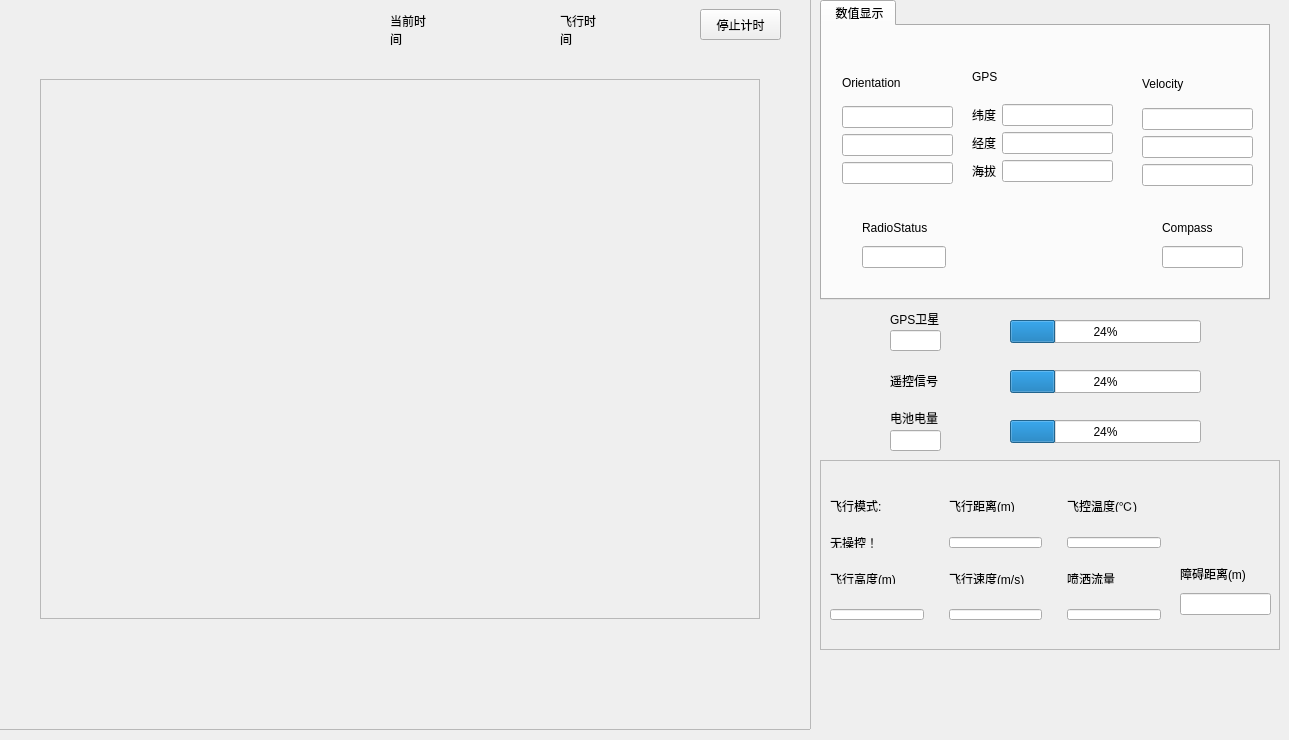
    <widget class="QWidget" name="tab">
     <attribute name="title">
      <string>飞行状态</string>
     </attribute>
     <widget class="QLabel" name="label_Tips">
      <property name="geometry">
       <rect>
        <x>510</x>
        <y>0</y>
        <width>551</width>
        <height>21</height>
       </rect>
      </property>
      <property name="text">
       <string/>
      </property>
     </widget>
     <widget class="QFrame" name="frame_Video">
      <property name="geometry">
       <rect>
        <x>-10</x>
        <y>-1</y>
        <width>821</width>
        <height>731</height>
       </rect>
      </property>
      <property name="minimumSize">
       <size>
        <width>800</width>
        <height>720</height>
       </size>
      </property>
      <property name="frameShape">
       <enum>QFrame::StyledPanel</enum>
      </property>
      <property name="frameShadow">
       <enum>QFrame::Raised</enum>
      </property>
      <widget class="QLabel" name="label_23">
       <property name="geometry">
        <rect>
         <x>400</x>
         <y>10</y>
         <width>41</width>
         <height>41</height>
        </rect>
       </property>
       <property name="autoFillBackground">
        <bool>false</bool>
       </property>
       <property name="text">
        <string>当前时间</string>
       </property>
       <property name="wordWrap">
        <bool>true</bool>
       </property>
      </widget>
      <widget class="QLabel" name="label_System_Time">
       <property name="geometry">
        <rect>
         <x>450</x>
         <y>20</y>
         <width>91</width>
         <height>21</height>
        </rect>
       </property>
       <property name="text">
        <string/>
       </property>
      </widget>
      <widget class="QLabel" name="label_24">
       <property name="geometry">
        <rect>
         <x>570</x>
         <y>10</y>
         <width>41</width>
         <height>41</height>
        </rect>
       </property>
       <property name="text">
        <string>飞行时间</string>
       </property>
       <property name="wordWrap">
        <bool>true</bool>
       </property>
      </widget>
      <widget class="QLabel" name="label_Flying_Time">
       <property name="geometry">
        <rect>
         <x>630</x>
         <y>20</y>
         <width>71</width>
         <height>21</height>
        </rect>
       </property>
       <property name="text">
        <string/>
       </property>
      </widget>
      <widget class="QPushButton" name="pushButton_Reset_FlyingTime">
       <property name="geometry">
        <rect>
         <x>710</x>
         <y>10</y>
         <width>81</width>
         <height>31</height>
        </rect>
       </property>
       <property name="cursor">
        <cursorShape>PointingHandCursor</cursorShape>
       </property>
       <property name="text">
        <string>停止计时</string>
       </property>
      </widget>
      <widget class="QFrame" name="frame_Fly_Position">
       <property name="geometry">
        <rect>
         <x>50</x>
         <y>80</y>
         <width>720</width>
         <height>540</height>
        </rect>
       </property>
       <property name="minimumSize">
        <size>
         <width>720</width>
         <height>540</height>
        </size>
       </property>
       <property name="maximumSize">
        <size>
         <width>720</width>
         <height>540</height>
        </size>
       </property>
       <property name="frameShape">
        <enum>QFrame::StyledPanel</enum>
       </property>
       <property name="frameShadow">
        <enum>QFrame::Raised</enum>
       </property>
      </widget>
     </widget>
     <widget class="QFrame" name="frame_KeyData">
      <property name="geometry">
       <rect>
        <x>820</x>
        <y>460</y>
        <width>460</width>
        <height>190</height>
       </rect>
      </property>
      <property name="minimumSize">
       <size>
        <width>460</width>
        <height>190</height>
       </size>
      </property>
      <property name="maximumSize">
       <size>
        <width>460</width>
        <height>190</height>
       </size>
      </property>
      <property name="frameShape">
       <enum>QFrame::StyledPanel</enum>
      </property>
      <property name="frameShadow">
       <enum>QFrame::Raised</enum>
      </property>
      <widget class="QWidget" name="layoutWidget">
       <property name="geometry">
        <rect>
         <x>10</x>
         <y>40</y>
         <width>331</width>
         <height>120</height>
        </rect>
       </property>
       <layout class="QHBoxLayout" name="horizontalLayout_2">
        <property name="spacing">
         <number>25</number>
        </property>
        <item>
         <layout class="QVBoxLayout" name="verticalLayout_23">
          <item>
           <layout class="QVBoxLayout" name="verticalLayout_2">
            <item>
             <widget class="QLabel" name="label">
              <property name="text">
               <string>飞行模式:</string>
              </property>
             </widget>
            </item>
            <item>
             <widget class="QLabel" name="label_Mode">
              <property name="palette">
               <palette>
                <active>
                 <colorrole role="WindowText">
                  <brush brushstyle="SolidPattern">
                   <color alpha="255">
                    <red>0</red>
                    <green>0</green>
                    <blue>0</blue>
                   </color>
                  </brush>
                 </colorrole>
                 <colorrole role="Button">
                  <brush brushstyle="SolidPattern">
                   <color alpha="255">
                    <red>242</red>
                    <green>240</green>
                    <blue>240</blue>
                   </color>
                  </brush>
                 </colorrole>
                 <colorrole role="Light">
                  <brush brushstyle="SolidPattern">
                   <color alpha="255">
                    <red>255</red>
                    <green>255</green>
                    <blue>255</blue>
                   </color>
                  </brush>
                 </colorrole>
                 <colorrole role="Midlight">
                  <brush brushstyle="SolidPattern">
                   <color alpha="255">
                    <red>248</red>
                    <green>247</green>
                    <blue>247</blue>
                   </color>
                  </brush>
                 </colorrole>
                 <colorrole role="Dark">
                  <brush brushstyle="SolidPattern">
                   <color alpha="255">
                    <red>121</red>
                    <green>120</green>
                    <blue>120</blue>
                   </color>
                  </brush>
                 </colorrole>
                 <colorrole role="Mid">
                  <brush brushstyle="SolidPattern">
                   <color alpha="255">
                    <red>161</red>
                    <green>160</green>
                    <blue>160</blue>
                   </color>
                  </brush>
                 </colorrole>
                 <colorrole role="Text">
                  <brush brushstyle="SolidPattern">
                   <color alpha="255">
                    <red>0</red>
                    <green>0</green>
                    <blue>0</blue>
                   </color>
                  </brush>
                 </colorrole>
                 <colorrole role="BrightText">
                  <brush brushstyle="SolidPattern">
                   <color alpha="255">
                    <red>255</red>
                    <green>255</green>
                    <blue>255</blue>
                   </color>
                  </brush>
                 </colorrole>
                 <colorrole role="ButtonText">
                  <brush brushstyle="SolidPattern">
                   <color alpha="255">
                    <red>0</red>
                    <green>0</green>
                    <blue>0</blue>
                   </color>
                  </brush>
                 </colorrole>
                 <colorrole role="Base">
                  <brush brushstyle="SolidPattern">
                   <color alpha="255">
                    <red>255</red>
                    <green>255</green>
                    <blue>255</blue>
                   </color>
                  </brush>
                 </colorrole>
                 <colorrole role="Window">
                  <brush brushstyle="SolidPattern">
                   <color alpha="255">
                    <red>242</red>
                    <green>240</green>
                    <blue>240</blue>
                   </color>
                  </brush>
                 </colorrole>
                 <colorrole role="Shadow">
                  <brush brushstyle="SolidPattern">
                   <color alpha="255">
                    <red>0</red>
                    <green>0</green>
                    <blue>0</blue>
                   </color>
                  </brush>
                 </colorrole>
                 <colorrole role="AlternateBase">
                  <brush brushstyle="SolidPattern">
                   <color alpha="255">
                    <red>248</red>
                    <green>247</green>
                    <blue>247</blue>
                   </color>
                  </brush>
                 </colorrole>
                 <colorrole role="ToolTipBase">
                  <brush brushstyle="SolidPattern">
                   <color alpha="255">
                    <red>255</red>
                    <green>255</green>
                    <blue>220</blue>
                   </color>
                  </brush>
                 </colorrole>
                 <colorrole role="ToolTipText">
                  <brush brushstyle="SolidPattern">
                   <color alpha="255">
                    <red>0</red>
                    <green>0</green>
                    <blue>0</blue>
                   </color>
                  </brush>
                 </colorrole>
                </active>
                <inactive>
                 <colorrole role="WindowText">
                  <brush brushstyle="SolidPattern">
                   <color alpha="255">
                    <red>0</red>
                    <green>0</green>
                    <blue>0</blue>
                   </color>
                  </brush>
                 </colorrole>
                 <colorrole role="Button">
                  <brush brushstyle="SolidPattern">
                   <color alpha="255">
                    <red>242</red>
                    <green>240</green>
                    <blue>240</blue>
                   </color>
                  </brush>
                 </colorrole>
                 <colorrole role="Light">
                  <brush brushstyle="SolidPattern">
                   <color alpha="255">
                    <red>255</red>
                    <green>255</green>
                    <blue>255</blue>
                   </color>
                  </brush>
                 </colorrole>
                 <colorrole role="Midlight">
                  <brush brushstyle="SolidPattern">
                   <color alpha="255">
                    <red>248</red>
                    <green>247</green>
                    <blue>247</blue>
                   </color>
                  </brush>
                 </colorrole>
                 <colorrole role="Dark">
                  <brush brushstyle="SolidPattern">
                   <color alpha="255">
                    <red>121</red>
                    <green>120</green>
                    <blue>120</blue>
                   </color>
                  </brush>
                 </colorrole>
                 <colorrole role="Mid">
                  <brush brushstyle="SolidPattern">
                   <color alpha="255">
                    <red>161</red>
                    <green>160</green>
                    <blue>160</blue>
                   </color>
                  </brush>
                 </colorrole>
                 <colorrole role="Text">
                  <brush brushstyle="SolidPattern">
                   <color alpha="255">
                    <red>0</red>
                    <green>0</green>
                    <blue>0</blue>
                   </color>
                  </brush>
                 </colorrole>
                 <colorrole role="BrightText">
                  <brush brushstyle="SolidPattern">
                   <color alpha="255">
                    <red>255</red>
                    <green>255</green>
                    <blue>255</blue>
                   </color>
                  </brush>
                 </colorrole>
                 <colorrole role="ButtonText">
                  <brush brushstyle="SolidPattern">
                   <color alpha="255">
                    <red>0</red>
                    <green>0</green>
                    <blue>0</blue>
                   </color>
                  </brush>
                 </colorrole>
                 <colorrole role="Base">
                  <brush brushstyle="SolidPattern">
                   <color alpha="255">
                    <red>255</red>
                    <green>255</green>
                    <blue>255</blue>
                   </color>
                  </brush>
                 </colorrole>
                 <colorrole role="Window">
                  <brush brushstyle="SolidPattern">
                   <color alpha="255">
                    <red>242</red>
                    <green>240</green>
                    <blue>240</blue>
                   </color>
                  </brush>
                 </colorrole>
                 <colorrole role="Shadow">
                  <brush brushstyle="SolidPattern">
                   <color alpha="255">
                    <red>0</red>
                    <green>0</green>
                    <blue>0</blue>
                   </color>
                  </brush>
                 </colorrole>
                 <colorrole role="AlternateBase">
                  <brush brushstyle="SolidPattern">
                   <color alpha="255">
                    <red>248</red>
                    <green>247</green>
                    <blue>247</blue>
                   </color>
                  </brush>
                 </colorrole>
                 <colorrole role="ToolTipBase">
                  <brush brushstyle="SolidPattern">
                   <color alpha="255">
                    <red>255</red>
                    <green>255</green>
                    <blue>220</blue>
                   </color>
                  </brush>
                 </colorrole>
                 <colorrole role="ToolTipText">
                  <brush brushstyle="SolidPattern">
                   <color alpha="255">
                    <red>0</red>
                    <green>0</green>
                    <blue>0</blue>
                   </color>
                  </brush>
                 </colorrole>
                </inactive>
                <disabled>
                 <colorrole role="WindowText">
                  <brush brushstyle="SolidPattern">
                   <color alpha="255">
                    <red>121</red>
                    <green>120</green>
                    <blue>120</blue>
                   </color>
                  </brush>
                 </colorrole>
                 <colorrole role="Button">
                  <brush brushstyle="SolidPattern">
                   <color alpha="255">
                    <red>242</red>
                    <green>240</green>
                    <blue>240</blue>
                   </color>
                  </brush>
                 </colorrole>
                 <colorrole role="Light">
                  <brush brushstyle="SolidPattern">
                   <color alpha="255">
                    <red>255</red>
                    <green>255</green>
                    <blue>255</blue>
                   </color>
                  </brush>
                 </colorrole>
                 <colorrole role="Midlight">
                  <brush brushstyle="SolidPattern">
                   <color alpha="255">
                    <red>248</red>
                    <green>247</green>
                    <blue>247</blue>
                   </color>
                  </brush>
                 </colorrole>
                 <colorrole role="Dark">
                  <brush brushstyle="SolidPattern">
                   <color alpha="255">
                    <red>121</red>
                    <green>120</green>
                    <blue>120</blue>
                   </color>
                  </brush>
                 </colorrole>
                 <colorrole role="Mid">
                  <brush brushstyle="SolidPattern">
                   <color alpha="255">
                    <red>161</red>
                    <green>160</green>
                    <blue>160</blue>
                   </color>
                  </brush>
                 </colorrole>
                 <colorrole role="Text">
                  <brush brushstyle="SolidPattern">
                   <color alpha="255">
                    <red>121</red>
                    <green>120</green>
                    <blue>120</blue>
                   </color>
                  </brush>
                 </colorrole>
                 <colorrole role="BrightText">
                  <brush brushstyle="SolidPattern">
                   <color alpha="255">
                    <red>255</red>
                    <green>255</green>
                    <blue>255</blue>
                   </color>
                  </brush>
                 </colorrole>
                 <colorrole role="ButtonText">
                  <brush brushstyle="SolidPattern">
                   <color alpha="255">
                    <red>121</red>
                    <green>120</green>
                    <blue>120</blue>
                   </color>
                  </brush>
                 </colorrole>
                 <colorrole role="Base">
                  <brush brushstyle="SolidPattern">
                   <color alpha="255">
                    <red>242</red>
                    <green>240</green>
                    <blue>240</blue>
                   </color>
                  </brush>
                 </colorrole>
                 <colorrole role="Window">
                  <brush brushstyle="SolidPattern">
                   <color alpha="255">
                    <red>242</red>
                    <green>240</green>
                    <blue>240</blue>
                   </color>
                  </brush>
                 </colorrole>
                 <colorrole role="Shadow">
                  <brush brushstyle="SolidPattern">
                   <color alpha="255">
                    <red>0</red>
                    <green>0</green>
                    <blue>0</blue>
                   </color>
                  </brush>
                 </colorrole>
                 <colorrole role="AlternateBase">
                  <brush brushstyle="SolidPattern">
                   <color alpha="255">
                    <red>242</red>
                    <green>240</green>
                    <blue>240</blue>
                   </color>
                  </brush>
                 </colorrole>
                 <colorrole role="ToolTipBase">
                  <brush brushstyle="SolidPattern">
                   <color alpha="255">
                    <red>255</red>
                    <green>255</green>
                    <blue>220</blue>
                   </color>
                  </brush>
                 </colorrole>
                 <colorrole role="ToolTipText">
                  <brush brushstyle="SolidPattern">
                   <color alpha="255">
                    <red>0</red>
                    <green>0</green>
                    <blue>0</blue>
                   </color>
                  </brush>
                 </colorrole>
                </disabled>
               </palette>
              </property>
              <property name="text">
               <string>无操控！</string>
              </property>
             </widget>
            </item>
           </layout>
          </item>
          <item>
           <layout class="QVBoxLayout" name="verticalLayout_6">
            <item>
             <widget class="QLabel" name="label_6">
              <property name="text">
               <string>飞行高度(m)</string>
              </property>
             </widget>
            </item>
            <item>
             <widget class="QLineEdit" name="lineEdit_Rel_Alt">
              <property name="readOnly">
               <bool>true</bool>
              </property>
             </widget>
            </item>
           </layout>
          </item>
         </layout>
        </item>
        <item>
         <layout class="QVBoxLayout" name="verticalLayout_12">
          <item>
           <layout class="QVBoxLayout" name="verticalLayout_11">
            <item>
             <widget class="QLabel" name="label_28">
              <property name="text">
               <string>飞行距离(m)</string>
              </property>
             </widget>
            </item>
            <item>
             <widget class="QLineEdit" name="lineEdit_Total_Distance">
              <property name="readOnly">
               <bool>true</bool>
              </property>
             </widget>
            </item>
           </layout>
          </item>
          <item>
           <layout class="QVBoxLayout" name="verticalLayout_8">
            <item>
             <widget class="QLabel" name="label_18">
              <property name="text">
               <string>飞行速度(m/s)</string>
              </property>
             </widget>
            </item>
            <item>
             <widget class="QLineEdit" name="lineEdit_Velocity">
              <property name="readOnly">
               <bool>true</bool>
              </property>
             </widget>
            </item>
           </layout>
          </item>
         </layout>
        </item>
        <item>
         <layout class="QVBoxLayout" name="verticalLayout_16">
          <item>
           <layout class="QVBoxLayout" name="verticalLayout">
            <item>
             <widget class="QLabel" name="label_20">
              <property name="text">
               <string>飞控温度(℃)</string>
              </property>
             </widget>
            </item>
            <item>
             <widget class="QLineEdit" name="lineEdit_Temperature">
              <property name="readOnly">
               <bool>true</bool>
              </property>
             </widget>
            </item>
           </layout>
          </item>
          <item>
           <layout class="QVBoxLayout" name="verticalLayout_14">
            <item>
             <widget class="QLabel" name="label_37">
              <property name="text">
               <string>喷洒流量</string>
              </property>
             </widget>
            </item>
            <item>
             <widget class="QLineEdit" name="lineEdit_Spray_Speed">
              <property name="readOnly">
               <bool>true</bool>
              </property>
             </widget>
            </item>
           </layout>
          </item>
         </layout>
        </item>
       </layout>
      </widget>
      <widget class="QWidget" name="layoutWidget">
       <property name="geometry">
        <rect>
         <x>360</x>
         <y>100</y>
         <width>91</width>
         <height>55</height>
        </rect>
       </property>
       <layout class="QVBoxLayout" name="verticalLayout_19">
        <item>
         <widget class="QLabel" name="label_49">
          <property name="text">
           <string>障碍距离(m)</string>
          </property>
         </widget>
        </item>
        <item>
         <widget class="QLineEdit" name="lineEdit_Obstacle_Distance">
          <property name="readOnly">
           <bool>true</bool>
          </property>
         </widget>
        </item>
       </layout>
      </widget>
     </widget>
     <widget class="QLabel" name="label_8">
      <property name="geometry">
       <rect>
        <x>890</x>
        <y>360</y>
        <width>61</width>
        <height>41</height>
       </rect>
      </property>
      <property name="text">
       <string>遥控信号</string>
      </property>
      <property name="wordWrap">
       <bool>true</bool>
      </property>
     </widget>
     <widget class="QLabel" name="label_14">
      <property name="geometry">
       <rect>
        <x>890</x>
        <y>310</y>
        <width>61</width>
        <height>17</height>
       </rect>
      </property>
      <property name="text">
       <string>GPS卫星</string>
      </property>
     </widget>
     <widget class="QLabel" name="label_10">
      <property name="geometry">
       <rect>
        <x>890</x>
        <y>410</y>
        <width>67</width>
        <height>16</height>
       </rect>
      </property>
      <property name="text">
       <string>电池电量</string>
      </property>
     </widget>
     <widget class="QLineEdit" name="lineEdit_GPS_Satellites">
      <property name="geometry">
       <rect>
        <x>890</x>
        <y>330</y>
        <width>51</width>
        <height>21</height>
       </rect>
      </property>
      <property name="readOnly">
       <bool>true</bool>
      </property>
     </widget>
     <widget class="QTabWidget" name="tabWidget_PaintArea">
      <property name="geometry">
       <rect>
        <x>820</x>
        <y>0</y>
        <width>450</width>
        <height>300</height>
       </rect>
      </property>
      <property name="minimumSize">
       <size>
        <width>450</width>
        <height>300</height>
       </size>
      </property>
      <property name="maximumSize">
       <size>
        <width>450</width>
        <height>300</height>
       </size>
      </property>
      <property name="currentIndex">
       <number>0</number>
      </property>
      <widget class="QWidget" name="tab_3">
       <attribute name="title">
        <string> 数值显示</string>
       </attribute>
       <widget class="QWidget" name="layoutWidget">
        <property name="geometry">
         <rect>
          <x>320</x>
          <y>40</y>
          <width>111</width>
          <height>120</height>
         </rect>
        </property>
        <layout class="QVBoxLayout" name="verticalLayout_17">
         <item>
          <widget class="QLabel" name="label_4">
           <property name="text">
            <string>Velocity</string>
           </property>
          </widget>
         </item>
         <item>
          <layout class="QVBoxLayout" name="verticalLayout_4">
           <item>
            <widget class="QLineEdit" name="lineEdit_Velocity_X">
             <property name="readOnly">
              <bool>true</bool>
             </property>
            </widget>
           </item>
           <item>
            <widget class="QLineEdit" name="lineEdit_Velocity_Y">
             <property name="readOnly">
              <bool>true</bool>
             </property>
            </widget>
           </item>
           <item>
            <widget class="QLineEdit" name="lineEdit_Velocity_Z">
             <property name="readOnly">
              <bool>true</bool>
             </property>
            </widget>
           </item>
          </layout>
         </item>
        </layout>
       </widget>
       <widget class="QWidget" name="layoutWidget_2">
        <property name="geometry">
         <rect>
          <x>40</x>
          <y>190</y>
          <width>84</width>
          <height>52</height>
         </rect>
        </property>
        <layout class="QVBoxLayout" name="verticalLayout_7">
         <item>
          <widget class="QLabel" name="label_5">
           <property name="text">
            <string>RadioStatus</string>
           </property>
          </widget>
         </item>
         <item>
          <widget class="QLineEdit" name="lineEdit_Radio">
           <property name="readOnly">
            <bool>true</bool>
           </property>
          </widget>
         </item>
        </layout>
       </widget>
       <widget class="QWidget" name="layoutWidget_3">
        <property name="geometry">
         <rect>
          <x>340</x>
          <y>190</y>
          <width>81</width>
          <height>52</height>
         </rect>
        </property>
        <layout class="QVBoxLayout" name="verticalLayout_5">
         <item>
          <widget class="QLabel" name="label_3">
           <property name="text">
            <string>Compass</string>
           </property>
          </widget>
         </item>
         <item>
          <widget class="QLineEdit" name="lineEdit_Compass">
           <property name="readOnly">
            <bool>true</bool>
           </property>
          </widget>
         </item>
        </layout>
       </widget>
       <widget class="QWidget" name="layoutWidget_4">
        <property name="geometry">
         <rect>
          <x>20</x>
          <y>40</y>
          <width>111</width>
          <height>118</height>
         </rect>
        </property>
        <layout class="QVBoxLayout" name="verticalLayout_18">
         <item>
          <widget class="QLabel" name="label_12">
           <property name="text">
            <string>Orientation</string>
           </property>
          </widget>
         </item>
         <item>
          <widget class="QLineEdit" name="lineEdit_Orientation_Pitchd">
           <property name="readOnly">
            <bool>true</bool>
           </property>
          </widget>
         </item>
         <item>
          <widget class="QLineEdit" name="lineEdit_Orientation_Rolld">
           <property name="readOnly">
            <bool>true</bool>
           </property>
          </widget>
         </item>
         <item>
          <widget class="QLineEdit" name="lineEdit_Orientation_Yawd">
           <property name="readOnly">
            <bool>true</bool>
           </property>
          </widget>
         </item>
        </layout>
       </widget>
       <widget class="QWidget" name="layoutWidget_5">
        <property name="geometry">
         <rect>
          <x>150</x>
          <y>30</y>
          <width>141</width>
          <height>126</height>
         </rect>
        </property>
        <layout class="QVBoxLayout" name="verticalLayout_3">
         <item>
          <widget class="QLabel" name="label_2">
           <property name="text">
            <string>GPS</string>
           </property>
          </widget>
         </item>
         <item>
          <layout class="QHBoxLayout" name="horizontalLayout">
           <item>
            <widget class="QLabel" name="label_15">
             <property name="text">
              <string>纬度</string>
             </property>
            </widget>
           </item>
           <item>
            <widget class="QLineEdit" name="lineEdit_GPS_X">
             <property name="readOnly">
              <bool>true</bool>
             </property>
            </widget>
           </item>
          </layout>
         </item>
         <item>
          <layout class="QHBoxLayout" name="horizontalLayout_5">
           <item>
            <widget class="QLabel" name="label_9">
             <property name="text">
              <string>经度</string>
             </property>
            </widget>
           </item>
           <item>
            <widget class="QLineEdit" name="lineEdit_GPS_Y">
             <property name="readOnly">
              <bool>true</bool>
             </property>
            </widget>
           </item>
          </layout>
         </item>
         <item>
          <layout class="QHBoxLayout" name="horizontalLayout_6">
           <item>
            <widget class="QLabel" name="label_16">
             <property name="text">
              <string>海拔</string>
             </property>
            </widget>
           </item>
           <item>
            <widget class="QLineEdit" name="lineEdit_GPS_Z">
             <property name="readOnly">
              <bool>true</bool>
             </property>
            </widget>
           </item>
          </layout>
         </item>
        </layout>
       </widget>
      </widget>
     </widget>
     <widget class="QLineEdit" name="lineEdit_Battery">
      <property name="geometry">
       <rect>
        <x>890</x>
        <y>430</y>
        <width>51</width>
        <height>21</height>
       </rect>
      </property>
      <property name="readOnly">
       <bool>true</bool>
      </property>
     </widget>
     <widget class="QProgressBar" name="progressBar_GPS">
      <property name="geometry">
       <rect>
        <x>1010</x>
        <y>320</y>
        <width>191</width>
        <height>23</height>
       </rect>
      </property>
      <property name="value">
       <number>24</number>
      </property>
     </widget>
     <widget class="QProgressBar" name="progressBar_RC">
      <property name="geometry">
       <rect>
        <x>1010</x>
        <y>370</y>
        <width>191</width>
        <height>23</height>
       </rect>
      </property>
      <property name="value">
       <number>24</number>
      </property>
     </widget>
     <widget class="QProgressBar" name="progressBar_Battery">
      <property name="geometry">
       <rect>
        <x>1010</x>
        <y>420</y>
        <width>191</width>
        <height>23</height>
       </rect>
      </property>
      <property name="value">
       <number>24</number>
      </property>
     </widget>
    </widget>
